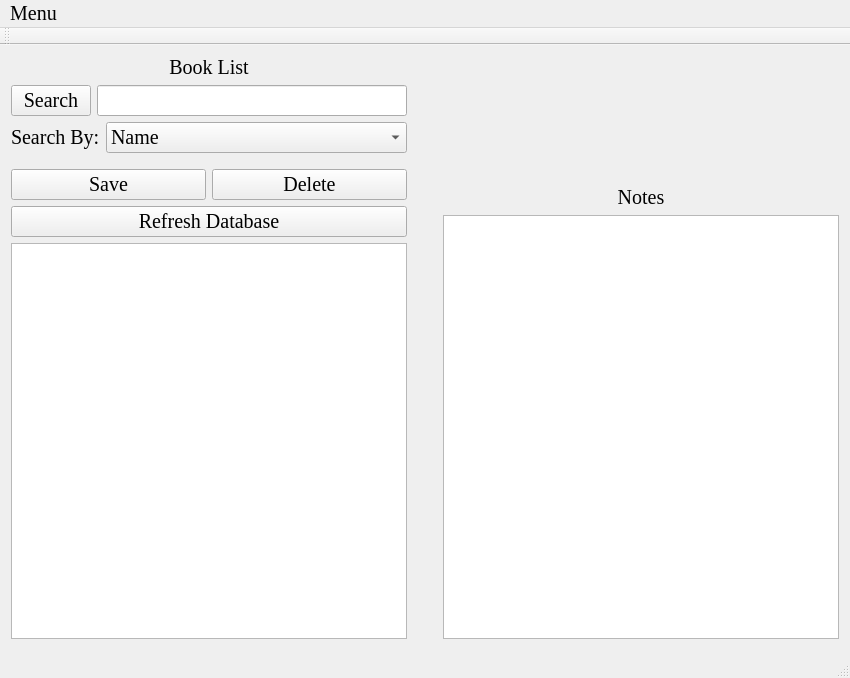
<?xml version="1.0" encoding="UTF-8"?>
<ui version="4.0">
 <class>MainWindow</class>
 <widget class="QMainWindow" name="MainWindow">
  <property name="geometry">
   <rect>
    <x>0</x>
    <y>0</y>
    <width>850</width>
    <height>678</height>
   </rect>
  </property>
  <property name="font">
   <font>
    <family>Times New Roman</family>
    <pointsize>15</pointsize>
   </font>
  </property>
  <property name="windowTitle">
   <string>LibSys</string>
  </property>
  <widget class="QWidget" name="centralWidget">
   <layout class="QGridLayout" name="gridLayout">
    <item row="0" column="0">
     <layout class="QVBoxLayout" name="verticalLayout">
      <item>
       <widget class="QLabel" name="label_List">
        <property name="font">
         <font>
          <family>Times New Roman</family>
          <pointsize>15</pointsize>
          <italic>false</italic>
          <strikeout>false</strikeout>
         </font>
        </property>
        <property name="text">
         <string>Book List</string>
        </property>
        <property name="alignment">
         <set>Qt::AlignCenter</set>
        </property>
       </widget>
      </item>
      <item>
       <layout class="QHBoxLayout" name="searchLayout">
        <item>
         <widget class="QPushButton" name="searchButton">
          <property name="sizePolicy">
           <sizepolicy hsizetype="Fixed" vsizetype="Fixed">
            <horstretch>0</horstretch>
            <verstretch>0</verstretch>
           </sizepolicy>
          </property>
          <property name="text">
           <string>Search</string>
          </property>
         </widget>
        </item>
        <item>
         <widget class="QLineEdit" name="searchInput">
          <property name="sizePolicy">
           <sizepolicy hsizetype="Expanding" vsizetype="Fixed">
            <horstretch>0</horstretch>
            <verstretch>0</verstretch>
           </sizepolicy>
          </property>
         </widget>
        </item>
       </layout>
      </item>
      <item>
       <layout class="QHBoxLayout" name="horizontalLayout">
        <item>
         <widget class="QLabel" name="label_SearchBy">
          <property name="sizePolicy">
           <sizepolicy hsizetype="Fixed" vsizetype="Preferred">
            <horstretch>0</horstretch>
            <verstretch>0</verstretch>
           </sizepolicy>
          </property>
          <property name="text">
           <string>Search By:</string>
          </property>
         </widget>
        </item>
        <item>
         <widget class="QComboBox" name="searchBy_comboBox">
          <property name="sizePolicy">
           <sizepolicy hsizetype="MinimumExpanding" vsizetype="Fixed">
            <horstretch>0</horstretch>
            <verstretch>0</verstretch>
           </sizepolicy>
          </property>
          <item>
           <property name="text">
            <string>Name</string>
           </property>
          </item>
          <item>
           <property name="text">
            <string>Author</string>
           </property>
          </item>
          <item>
           <property name="text">
            <string>Genre</string>
           </property>
          </item>
          <item>
           <property name="text">
            <string>Year</string>
           </property>
          </item>
         </widget>
        </item>
       </layout>
      </item>
      <item>
       <spacer name="verticalSpacer">
        <property name="orientation">
         <enum>Qt::Vertical</enum>
        </property>
        <property name="sizeType">
         <enum>QSizePolicy::Fixed</enum>
        </property>
        <property name="sizeHint" stdset="0">
         <size>
          <width>20</width>
          <height>10</height>
         </size>
        </property>
       </spacer>
      </item>
      <item>
       <layout class="QHBoxLayout" name="horizontalLayout_2">
        <item>
         <widget class="QPushButton" name="saveButton">
          <property name="text">
           <string>Save</string>
          </property>
         </widget>
        </item>
        <item>
         <widget class="QPushButton" name="deleteButton">
          <property name="text">
           <string>Delete</string>
          </property>
         </widget>
        </item>
       </layout>
      </item>
      <item>
       <widget class="QPushButton" name="refreshDatabase">
        <property name="text">
         <string>Refresh Database</string>
        </property>
       </widget>
      </item>
      <item>
       <widget class="QTableWidget" name="booksView"/>
      </item>
      <item>
       <layout class="QHBoxLayout" name="ListButtonLayout"/>
      </item>
     </layout>
    </item>
    <item row="0" column="1">
     <spacer name="horizontalSpacer">
      <property name="orientation">
       <enum>Qt::Horizontal</enum>
      </property>
      <property name="sizeType">
       <enum>QSizePolicy::Fixed</enum>
      </property>
      <property name="sizeHint" stdset="0">
       <size>
        <width>30</width>
        <height>20</height>
       </size>
      </property>
     </spacer>
    </item>
    <item row="0" column="2">
     <layout class="QVBoxLayout" name="verticalLayout_2">
      <property name="topMargin">
       <number>130</number>
      </property>
      <item>
       <widget class="QLabel" name="label_Notes">
        <property name="text">
         <string>Notes</string>
        </property>
        <property name="alignment">
         <set>Qt::AlignCenter</set>
        </property>
       </widget>
      </item>
      <item>
       <widget class="QTextEdit" name="notesTextEdit">
        <property name="readOnly">
         <bool>true</bool>
        </property>
       </widget>
      </item>
     </layout>
    </item>
   </layout>
  </widget>
  <widget class="QMenuBar" name="menuBar">
   <property name="geometry">
    <rect>
     <x>0</x>
     <y>0</y>
     <width>850</width>
     <height>20</height>
    </rect>
   </property>
   <widget class="QMenu" name="menuMenu">
    <property name="title">
     <string>Menu</string>
    </property>
    <addaction name="actionaddbook"/>
   </widget>
   <addaction name="menuMenu"/>
  </widget>
  <widget class="QToolBar" name="mainToolBar">
   <attribute name="toolBarArea">
    <enum>TopToolBarArea</enum>
   </attribute>
   <attribute name="toolBarBreak">
    <bool>false</bool>
   </attribute>
  </widget>
  <widget class="QStatusBar" name="statusBar"/>
  <action name="actionaddbook">
   <property name="text">
    <string>Add Book</string>
   </property>
  </action>
 </widget>
 <layoutdefault spacing="6" margin="11"/>
 <resources/>
 <connections/>
</ui>
